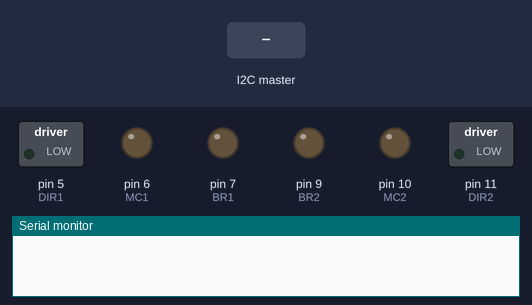
Simulated run of this sketch. Board: Arduino Uno, built with avr-gcc and run on an emulated ATmega328P. Shown: switched loads named in the sketch (green lamp = pin HIGH), output pins drawn as LEDs (lit = HIGH), the last lines printed to the serial monitor. The inputs (shaded band) are chosen by the test bench.

Above: at 1.2 s.
1.3 s: the I2C master sends the byte 1
At 1.6 s:
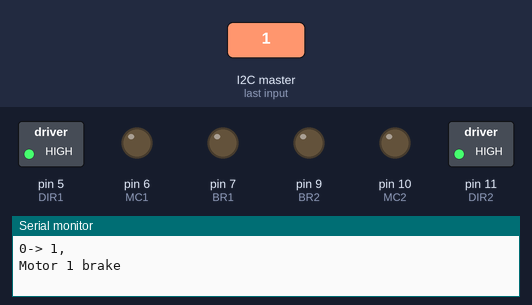
2.8 s: the I2C master sends the byte 0
Timing chart, 0 to 5.8 s (numbered marks = the images above; inputs shaded):
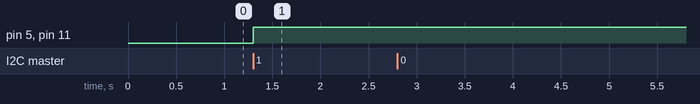

The sketch:

DCMT_R1.ino
```cpp
#include <Wire.h>
// #include <SPI.h>

#define I2C_ADR 14 // Set this however you want

#define DIR1 5
#define MC1 6
#define BR1 7
#define DIR2 11
#define MC2 10
#define BR2 9

bool dir1 = 1;
bool dir2 = 1;
bool br1 = 0;
bool br2 = 0;

int pwm1, pwm2;

typedef union // Define a float that can be broken up and sent via I2C
{
    float number;
    uint8_t bytes[4];
} FLOATUNION_t;

FLOATUNION_t RX;

byte commandSelect[3];
int8_t speedSelect;
int8_t motor1Speed;
int8_t motor2Speed;
byte motorSelect;
bool changeParam = false;

int blinkPeriod = 1000;
long lastBlinkTime = 0;
bool blinkOn = false;

void setup()
{
    // put your setup code here, to run once:
    pinMode(MC1, OUTPUT);
    pinMode(MC2, OUTPUT);
    pinMode(DIR1, OUTPUT);
    pinMode(DIR2, OUTPUT);
    pinMode(BR1, OUTPUT);
    pinMode(BR2, OUTPUT);

    Serial.begin(9600);
    Wire.begin(I2C_ADR);
    Wire.onReceive(receiveEvent);
    Wire.onRequest(requestEvent);
}

void loop()
{
    if (millis() - lastBlinkTime >= blinkPeriod)
    {
        lastBlinkTime = millis();
        if (blinkOn)
        {
            digitalWrite(LED_BUILTIN, LOW);
            blinkOn = false;
        }
        else
        {
            digitalWrite(LED_BUILTIN, HIGH);
            blinkOn = true;
        }
    }
    if (changeParam)
    {
        switch (motorSelect)
        {
        case 1: // Motor 1 edit
            if (speedSelect == 0)
            {
                br1 = 1;
                pwm1 = 0;
                Serial.println("Motor 1 brake");
            }
            else if (speedSelect < 0 && speedSelect >= -100)
            {
                br1 = 0;
                dir1 = 0;
                speedSelect *= -1;
                pwm1 = map(speedSelect, 0, 100, 0, 255);
                Serial.print("Motor 1 back ");
                Serial.println(pwm1);
            }
            else if (speedSelect > 0 && speedSelect <= 100)
            {
                br1 = 0;
                dir1 = 1;
                pwm1 = map(speedSelect, 0, 100, 0, 255);
                Serial.print("Motor 1 forward ");
                Serial.println(pwm1);
            }
            else
            {
                Serial.println("Invalid Entry, nothing will be changed");
            }
            break;

        case 2: // motor 2 edit
            if (speedSelect == 0)
            {
                br2 = 1;
                pwm2 = 0;
                Serial.println("Motor 2 brake");
            }
            else if (speedSelect < 0 && speedSelect >= -100)
            {
                br2 = 0;
                dir2 = 0;
                speedSelect *= -1;
                pwm2 = map(speedSelect, 0, 100, 0, 255);
                Serial.print("Motor 2 back ");
                Serial.println(pwm2);
            }
            else if (speedSelect > 0 && speedSelect <= 100)
            {
                br2 = 0;
                dir2 = 1;
                pwm2 = map(speedSelect, 0, 100, 0, 255);
                Serial.print("Motor 2 forward ");
                Serial.println(pwm2);
            }
            else
            {
                Serial.println("Invalid Entry, nothing will be changed");
            }
            break;

        default:
            Serial.println("oopsie poopsie, that's not a command, silly");
            break;
        }
        digitalWrite(DIR1, dir1);
        analogWrite(MC1, pwm1);

        digitalWrite(DIR2, dir2);
        analogWrite(MC2, pwm2);

        changeParam = false;
    }
}

void requestEvent()
{
    Serial.print("Sending: ");
    Serial.print(motor1Speed);
    Serial.print(", ");
    Serial.println(motor2Speed);

    Wire.write(motor1Speed);
    Wire.write(motor2Speed);
}

void receiveEvent(int howMany)
{
    int i = 0;
    while (Wire.available())
    {
        commandSelect[i] = Wire.read();
        Serial.print(i);
        Serial.print("-> ");
        Serial.print(commandSelect[i]);
        Serial.print(", ");
        i++;
    }
    Serial.println();
    motorSelect = commandSelect[0];
    speedSelect = commandSelect[1];

    switch (motorSelect)
    {
    case 1:
        motor1Speed = speedSelect;
        break;
    case 2:
        motor2Speed = speedSelect;
        break;
    }

    changeParam = true;
}
```

Measured:
- after the input at 1.3 s, pin 5 (DIR1), pin 11 (DIR2): LOW → HIGH at once
